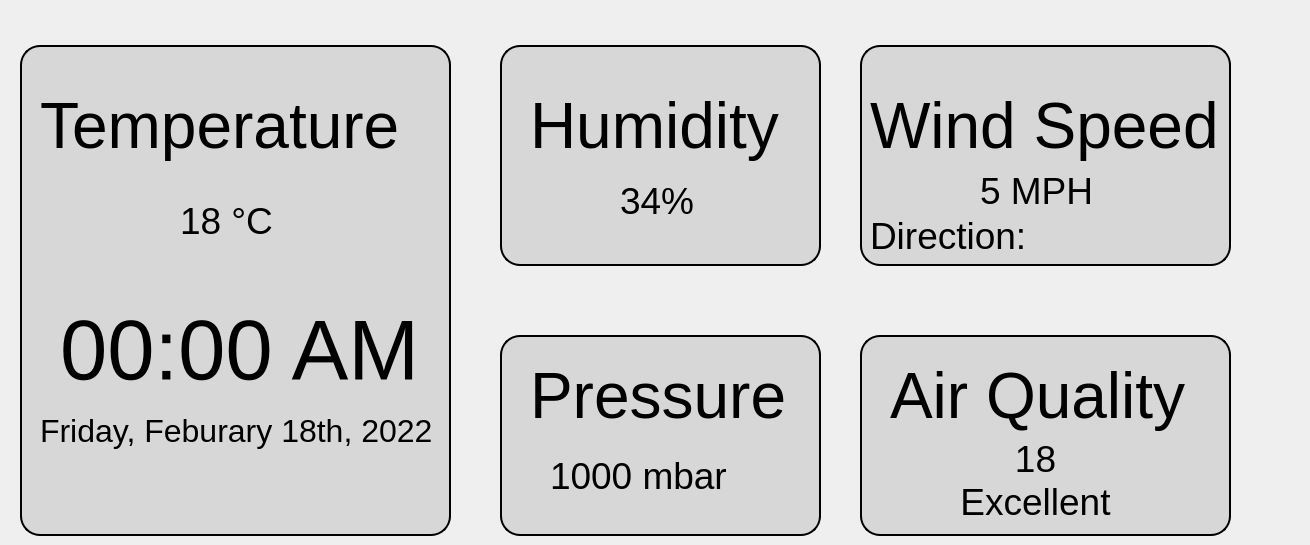
      <widget class="QWidget" name="Homepage">
       <property name="styleSheet">
        <string notr="true"/>
       </property>
       <attribute name="title">
        <string>Homepage</string>
       </attribute>
       <widget class="QLabel" name="HomeTemp">
        <property name="geometry">
         <rect>
          <x>180</x>
          <y>95</y>
          <width>531</width>
          <height>251</height>
         </rect>
        </property>
        <property name="font">
         <font>
          <pointsize>28</pointsize>
         </font>
        </property>
        <property name="text">
         <string>18 °C</string>
        </property>
       </widget>
       <widget class="QLabel" name="HomePressure">
        <property name="geometry">
         <rect>
          <x>530</x>
          <y>305</y>
          <width>301</width>
          <height>181</height>
         </rect>
        </property>
        <property name="font">
         <font>
          <pointsize>48</pointsize>
         </font>
        </property>
        <property name="text">
         <string>Pressure</string>
        </property>
       </widget>
       <widget class="QLabel" name="HomeHumidity">
        <property name="geometry">
         <rect>
          <x>530</x>
          <y>35</y>
          <width>301</width>
          <height>181</height>
         </rect>
        </property>
        <property name="font">
         <font>
          <pointsize>48</pointsize>
         </font>
        </property>
        <property name="text">
         <string>Humidity</string>
        </property>
       </widget>
       <widget class="QLabel" name="HomeAQ">
        <property name="geometry">
         <rect>
          <x>890</x>
          <y>305</y>
          <width>301</width>
          <height>181</height>
         </rect>
        </property>
        <property name="font">
         <font>
          <pointsize>48</pointsize>
         </font>
        </property>
        <property name="text">
         <string>Air Quality</string>
        </property>
       </widget>
       <widget class="QLabel" name="HomeWind">
        <property name="geometry">
         <rect>
          <x>870</x>
          <y>35</y>
          <width>431</width>
          <height>181</height>
         </rect>
        </property>
        <property name="font">
         <font>
          <pointsize>48</pointsize>
         </font>
        </property>
        <property name="text">
         <string>Wind Speed</string>
        </property>
       </widget>
       <widget class="QLabel" name="HomeDate">
        <property name="geometry">
         <rect>
          <x>40</x>
          <y>395</y>
          <width>511</width>
          <height>71</height>
         </rect>
        </property>
        <property name="font">
         <font>
          <pointsize>24</pointsize>
         </font>
        </property>
        <property name="text">
         <string>Friday, Feburary 18th, 2022</string>
        </property>
       </widget>
       <widget class="QLabel" name="HomeHumidityVal">
        <property name="geometry">
         <rect>
          <x>620</x>
          <y>115</y>
          <width>141</width>
          <height>171</height>
         </rect>
        </property>
        <property name="font">
         <font>
          <pointsize>28</pointsize>
         </font>
        </property>
        <property name="text">
         <string>34%</string>
        </property>
       </widget>
       <widget class="QLabel" name="HomeWindVal">
        <property name="geometry">
         <rect>
          <x>980</x>
          <y>105</y>
          <width>231</width>
          <height>171</height>
         </rect>
        </property>
        <property name="font">
         <font>
          <pointsize>28</pointsize>
         </font>
        </property>
        <property name="text">
         <string>5 MPH</string>
        </property>
       </widget>
       <widget class="QLabel" name="HomePressureVal">
        <property name="geometry">
         <rect>
          <x>550</x>
          <y>435</y>
          <width>261</width>
          <height>81</height>
         </rect>
        </property>
        <property name="font">
         <font>
          <pointsize>28</pointsize>
         </font>
        </property>
        <property name="text">
         <string>1000 mbar</string>
        </property>
       </widget>
       <widget class="QLabel" name="HomeAQVal">
        <property name="geometry">
         <rect>
          <x>910</x>
          <y>425</y>
          <width>251</width>
          <height>111</height>
         </rect>
        </property>
        <property name="font">
         <font>
          <pointsize>28</pointsize>
         </font>
        </property>
        <property name="text">
         <string>18
Excellent</string>
        </property>
        <property name="alignment">
         <set>Qt::AlignCenter</set>
        </property>
       </widget>
       <widget class="QLabel" name="HomeWindDir">
        <property name="geometry">
         <rect>
          <x>870</x>
          <y>195</y>
          <width>351</width>
          <height>81</height>
         </rect>
        </property>
        <property name="font">
         <font>
          <pointsize>28</pointsize>
         </font>
        </property>
        <property name="text">
         <string>Direction: </string>
        </property>
       </widget>
       <widget class="QLabel" name="HomeHumidity_2">
        <property name="geometry">
         <rect>
          <x>40</x>
          <y>35</y>
          <width>421</width>
          <height>181</height>
         </rect>
        </property>
        <property name="font">
         <font>
          <pointsize>48</pointsize>
         </font>
        </property>
        <property name="text">
         <string>Temperature</string>
        </property>
       </widget>
       <widget class="QFrame" name="frame_3">
        <property name="geometry">
         <rect>
          <x>20</x>
          <y>45</y>
          <width>431</width>
          <height>491</height>
         </rect>
        </property>
        <property name="styleSheet">
         <string notr="true">QFrame{
border: 2px solid black;
border-radius:20px;
background: rgb(215, 215, 215); /*185 */
}</string>
        </property>
        <property name="frameShape">
         <enum>QFrame::StyledPanel</enum>
        </property>
        <property name="frameShadow">
         <enum>QFrame::Raised</enum>
        </property>
       </widget>
       <widget class="QFrame" name="frame_4">
        <property name="geometry">
         <rect>
          <x>500</x>
          <y>45</y>
          <width>321</width>
          <height>221</height>
         </rect>
        </property>
        <property name="styleSheet">
         <string notr="true">QFrame{
border: 2px solid black;
border-radius:20px;
background: rgb(215, 215, 215); /*185 */
}</string>
        </property>
        <property name="frameShape">
         <enum>QFrame::StyledPanel</enum>
        </property>
        <property name="frameShadow">
         <enum>QFrame::Raised</enum>
        </property>
       </widget>
       <widget class="QFrame" name="frame_5">
        <property name="geometry">
         <rect>
          <x>860</x>
          <y>45</y>
          <width>371</width>
          <height>221</height>
         </rect>
        </property>
        <property name="styleSheet">
         <string notr="true">QFrame{
border: 2px solid black;
border-radius:20px;
background: rgb(215, 215, 215); /*185 */
}</string>
        </property>
        <property name="frameShape">
         <enum>QFrame::StyledPanel</enum>
        </property>
        <property name="frameShadow">
         <enum>QFrame::Raised</enum>
        </property>
       </widget>
       <widget class="QFrame" name="frame_6">
        <property name="geometry">
         <rect>
          <x>500</x>
          <y>335</y>
          <width>321</width>
          <height>201</height>
         </rect>
        </property>
        <property name="styleSheet">
         <string notr="true">QFrame{
border: 2px solid black;
border-radius:20px;
background: rgb(215, 215, 215); /*185 */
}</string>
        </property>
        <property name="frameShape">
         <enum>QFrame::StyledPanel</enum>
        </property>
        <property name="frameShadow">
         <enum>QFrame::Raised</enum>
        </property>
       </widget>
       <widget class="QFrame" name="frame_7">
        <property name="geometry">
         <rect>
          <x>860</x>
          <y>335</y>
          <width>371</width>
          <height>201</height>
         </rect>
        </property>
        <property name="styleSheet">
         <string notr="true">QFrame{
border: 2px solid black;
border-radius:20px;
background: rgb(215, 215, 215); /*185 */
}</string>
        </property>
        <property name="frameShape">
         <enum>QFrame::StyledPanel</enum>
        </property>
        <property name="frameShadow">
         <enum>QFrame::Raised</enum>
        </property>
       </widget>
       <widget class="QLabel" name="HomeTime">
        <property name="geometry">
         <rect>
          <x>60</x>
          <y>295</y>
          <width>501</width>
          <height>111</height>
         </rect>
        </property>
        <property name="font">
         <font>
          <pointsize>64</pointsize>
         </font>
        </property>
        <property name="text">
         <string>00:00 AM</string>
        </property>
       </widget>
       <zorder>frame_7</zorder>
       <zorder>frame_6</zorder>
       <zorder>frame_5</zorder>
       <zorder>frame_4</zorder>
       <zorder>frame_3</zorder>
       <zorder>HomeTemp</zorder>
       <zorder>HomePressure</zorder>
       <zorder>HomeHumidity</zorder>
       <zorder>HomeAQ</zorder>
       <zorder>HomeWind</zorder>
       <zorder>HomeDate</zorder>
       <zorder>HomeHumidityVal</zorder>
       <zorder>HomeWindVal</zorder>
       <zorder>HomePressureVal</zorder>
       <zorder>HomeAQVal</zorder>
       <zorder>HomeWindDir</zorder>
       <zorder>HomeHumidity_2</zorder>
       <zorder>HomeTime</zorder>
      </widget>
